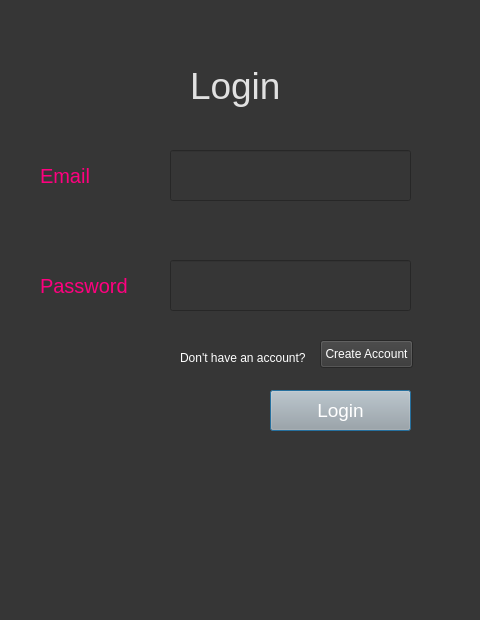
<?xml version="1.0" encoding="UTF-8"?>
<ui version="4.0">
 <class>Dialog</class>
 <widget class="QDialog" name="Dialog">
  <property name="geometry">
   <rect>
    <x>0</x>
    <y>0</y>
    <width>480</width>
    <height>620</height>
   </rect>
  </property>
  <property name="windowTitle">
   <string>Dialog</string>
  </property>
  <property name="styleSheet">
   <string notr="true">background-color: rgb(54, 54, 54);</string>
  </property>
  <widget class="QLabel" name="label">
   <property name="geometry">
    <rect>
     <x>190</x>
     <y>50</y>
     <width>121</width>
     <height>71</height>
    </rect>
   </property>
   <property name="styleSheet">
    <string notr="true">color:rgb(225, 225, 225); font-size:28pt;</string>
   </property>
   <property name="text">
    <string>Login</string>
   </property>
  </widget>
  <widget class="QLabel" name="label_2">
   <property name="geometry">
    <rect>
     <x>40</x>
     <y>160</y>
     <width>101</width>
     <height>31</height>
    </rect>
   </property>
   <property name="styleSheet">
    <string notr="true">font-size:15pt; color:rgb(255, 0, 127)</string>
   </property>
   <property name="text">
    <string>Email</string>
   </property>
  </widget>
  <widget class="QLineEdit" name="email">
   <property name="geometry">
    <rect>
     <x>170</x>
     <y>150</y>
     <width>241</width>
     <height>51</height>
    </rect>
   </property>
   <property name="styleSheet">
    <string notr="true">font-size:14pt; color:rgb(243, 243, 243)</string>
   </property>
  </widget>
  <widget class="QLineEdit" name="password">
   <property name="geometry">
    <rect>
     <x>170</x>
     <y>260</y>
     <width>241</width>
     <height>51</height>
    </rect>
   </property>
   <property name="styleSheet">
    <string notr="true">font-size:14pt; color:rgb(243, 243, 243)</string>
   </property>
   <property name="text">
    <string/>
   </property>
  </widget>
  <widget class="QLabel" name="label_3">
   <property name="geometry">
    <rect>
     <x>40</x>
     <y>270</y>
     <width>111</width>
     <height>31</height>
    </rect>
   </property>
   <property name="styleSheet">
    <string notr="true">font-size:15pt; color:rgb(255, 0, 127)</string>
   </property>
   <property name="text">
    <string>Password</string>
   </property>
  </widget>
  <widget class="QPushButton" name="loginbutton">
   <property name="geometry">
    <rect>
     <x>270</x>
     <y>390</y>
     <width>141</width>
     <height>41</height>
    </rect>
   </property>
   <property name="styleSheet">
    <string notr="true">background-color: rgb(167, 168, 167); font-size:14pt; color:rgb(255, 255, 255)</string>
   </property>
   <property name="text">
    <string>Login</string>
   </property>
  </widget>
  <widget class="QLabel" name="label_4">
   <property name="geometry">
    <rect>
     <x>180</x>
     <y>350</y>
     <width>171</width>
     <height>16</height>
    </rect>
   </property>
   <property name="styleSheet">
    <string notr="true">color:rgb(255, 255, 255)</string>
   </property>
   <property name="text">
    <string>Don't have an account?</string>
   </property>
  </widget>
  <widget class="QPushButton" name="createaccbutton">
   <property name="geometry">
    <rect>
     <x>320</x>
     <y>340</y>
     <width>93</width>
     <height>28</height>
    </rect>
   </property>
   <property name="styleSheet">
    <string notr="true">color:rgb(255, 255, 255)</string>
   </property>
   <property name="text">
    <string>Create Account</string>
   </property>
  </widget>
 </widget>
 <resources/>
 <connections/>
</ui>
